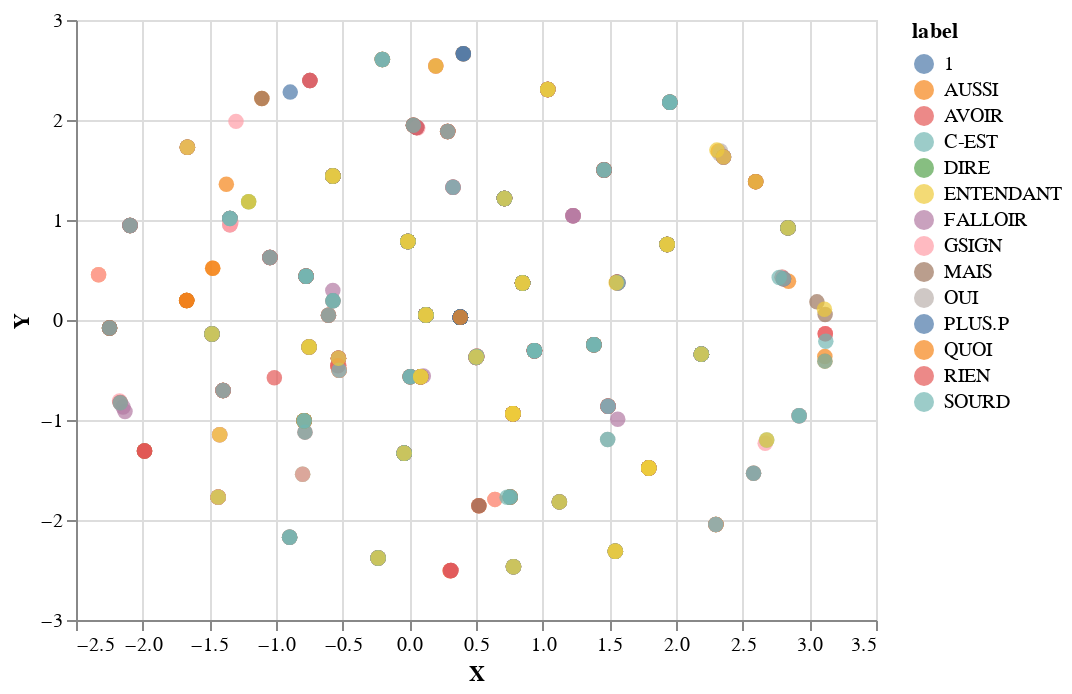

Source (notebook cell):
### Code cell
# standalone graph

preds_reduced = TSNE(n_components=2, perplexity = 80).fit_transform(preds)


plot_df = pd.DataFrame({'X':preds_reduced[:,0],'Y':preds_reduced[:,1], 'label': label})

plot_df = plot_df[plot_df["label"] != 'LS']
plot_df["count"] = plot_df.apply(lambda row: len(plot_df[plot_df["label"] == row["label"]]), axis=1)
plot_df = plot_df[plot_df["count"] > 45]

chart = alt.Chart(plot_df).mark_circle(size=60).encode(
    x='X',
    y='Y',
    color='label').interactive()
    
display(chart)

### Figure 1 — Vega-Lite specification as saved in the notebook (floating-point values rounded to 4 significant figures; data arrays with more than 128 entries replaced by an {"elided": "..."} marker saying what was removed)
{"$schema": "https://vega.github.io/schema/vega-lite/v2.6.0.json", "config": {"view": {"height": 300, "width": 400}}, "data": {"name": "data-599324ea1f6dbcbcf748ccbd7db43a13"}, "datasets": {"data-599324ea1f6dbcbcf748ccbd7db43a13": {"elided": "1075 records"}}, "encoding": {"color": {"field": "label", "type": "nominal"}, "x": {"field": "X", "type": "quantitative"}, "y": {"field": "Y", "type": "quantitative"}}, "mark": {"size": 60, "type": "circle"}, "selection": {"selector006": {"bind": "scales", "encodings": ["x", "y"], "mark": {"fill": "#333", "fillOpacity": 0.125, "stroke": "white"}, "on": "[mousedown, window:mouseup] > window:mousemove!", "resolve": "global", "translate": "[mousedown, window:mouseup] > window:mousemove!", "type": "interval", "zoom": "wheel!"}}}
